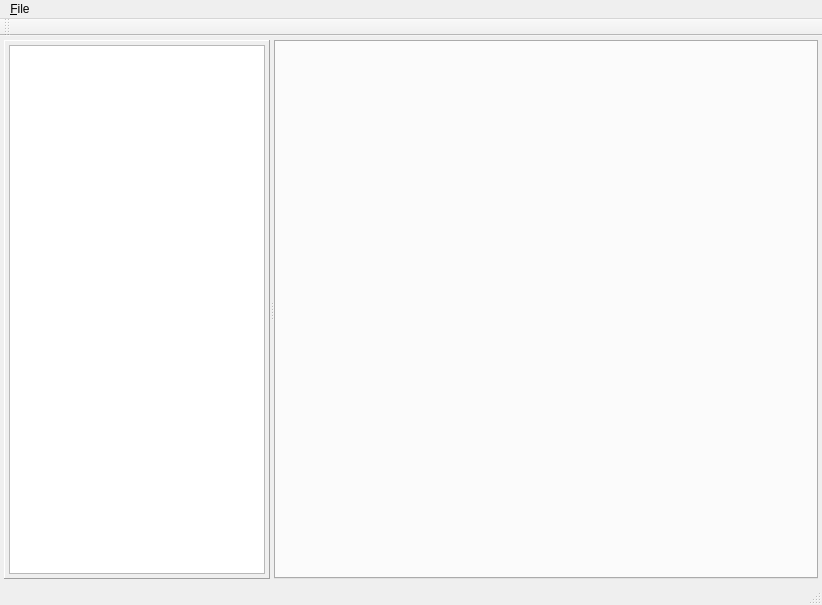
<?xml version="1.0" encoding="UTF-8"?>
<ui version="4.0">
 <class>MainWindow</class>
 <widget class="QMainWindow" name="MainWindow">
  <property name="geometry">
   <rect>
    <x>0</x>
    <y>0</y>
    <width>822</width>
    <height>605</height>
   </rect>
  </property>
  <property name="windowTitle">
   <string>MainWindow</string>
  </property>
  <widget class="QWidget" name="centralWidget">
   <layout class="QHBoxLayout" name="horizontalLayout">
    <property name="leftMargin">
     <number>4</number>
    </property>
    <property name="topMargin">
     <number>4</number>
    </property>
    <property name="rightMargin">
     <number>4</number>
    </property>
    <property name="bottomMargin">
     <number>4</number>
    </property>
    <item>
     <widget class="QSplitter" name="splitter">
      <property name="orientation">
       <enum>Qt::Horizontal</enum>
      </property>
      <property name="childrenCollapsible">
       <bool>false</bool>
      </property>
      <widget class="QFrame" name="frame">
       <property name="sizePolicy">
        <sizepolicy hsizetype="Preferred" vsizetype="Preferred">
         <horstretch>0</horstretch>
         <verstretch>0</verstretch>
        </sizepolicy>
       </property>
       <property name="minimumSize">
        <size>
         <width>250</width>
         <height>0</height>
        </size>
       </property>
       <property name="maximumSize">
        <size>
         <width>600</width>
         <height>16777215</height>
        </size>
       </property>
       <property name="frameShape">
        <enum>QFrame::Panel</enum>
       </property>
       <property name="frameShadow">
        <enum>QFrame::Raised</enum>
       </property>
       <layout class="QVBoxLayout" name="verticalLayout">
        <property name="leftMargin">
         <number>4</number>
        </property>
        <property name="topMargin">
         <number>4</number>
        </property>
        <property name="rightMargin">
         <number>4</number>
        </property>
        <property name="bottomMargin">
         <number>4</number>
        </property>
        <item>
         <widget class="QTreeWidget" name="currentProjectTree">
          <attribute name="headerVisible">
           <bool>false</bool>
          </attribute>
          <column>
           <property name="text">
            <string notr="true">1</string>
           </property>
          </column>
         </widget>
        </item>
       </layout>
      </widget>
      <widget class="QTabWidget" name="editorTabs">
       <property name="sizePolicy">
        <sizepolicy hsizetype="Expanding" vsizetype="Expanding">
         <horstretch>1</horstretch>
         <verstretch>0</verstretch>
        </sizepolicy>
       </property>
       <property name="minimumSize">
        <size>
         <width>400</width>
         <height>0</height>
        </size>
       </property>
      </widget>
     </widget>
    </item>
   </layout>
  </widget>
  <widget class="QMenuBar" name="menuBar">
   <property name="geometry">
    <rect>
     <x>0</x>
     <y>0</y>
     <width>822</width>
     <height>18</height>
    </rect>
   </property>
   <widget class="QMenu" name="menuFile">
    <property name="title">
     <string>&amp;File</string>
    </property>
    <addaction name="actionNew_File"/>
    <addaction name="actionSave_File"/>
    <addaction name="actionClose_File"/>
    <addaction name="separator"/>
    <addaction name="actionNew_Project"/>
    <addaction name="actionClose_Project"/>
    <addaction name="separator"/>
    <addaction name="actionQuit"/>
   </widget>
   <addaction name="menuFile"/>
  </widget>
  <widget class="QToolBar" name="mainToolBar">
   <attribute name="toolBarArea">
    <enum>TopToolBarArea</enum>
   </attribute>
   <attribute name="toolBarBreak">
    <bool>false</bool>
   </attribute>
  </widget>
  <widget class="QStatusBar" name="statusBar"/>
  <action name="actionNew_File">
   <property name="text">
    <string>&amp;New File</string>
   </property>
   <property name="shortcut">
    <string>Ctrl+N</string>
   </property>
  </action>
  <action name="actionSave_File">
   <property name="text">
    <string>&amp;Save File</string>
   </property>
   <property name="shortcut">
    <string>Ctrl+S</string>
   </property>
  </action>
  <action name="actionClose_File">
   <property name="text">
    <string>&amp;Close File</string>
   </property>
   <property name="shortcut">
    <string>Ctrl+W</string>
   </property>
  </action>
  <action name="actionNew_Project">
   <property name="text">
    <string>New &amp;Project</string>
   </property>
  </action>
  <action name="actionClose_Project">
   <property name="text">
    <string>Close Project</string>
   </property>
  </action>
  <action name="actionQuit">
   <property name="text">
    <string>&amp;Quit</string>
   </property>
   <property name="shortcut">
    <string>Ctrl+Q</string>
   </property>
  </action>
 </widget>
 <layoutdefault spacing="6" margin="11"/>
 <resources/>
 <connections/>
</ui>
